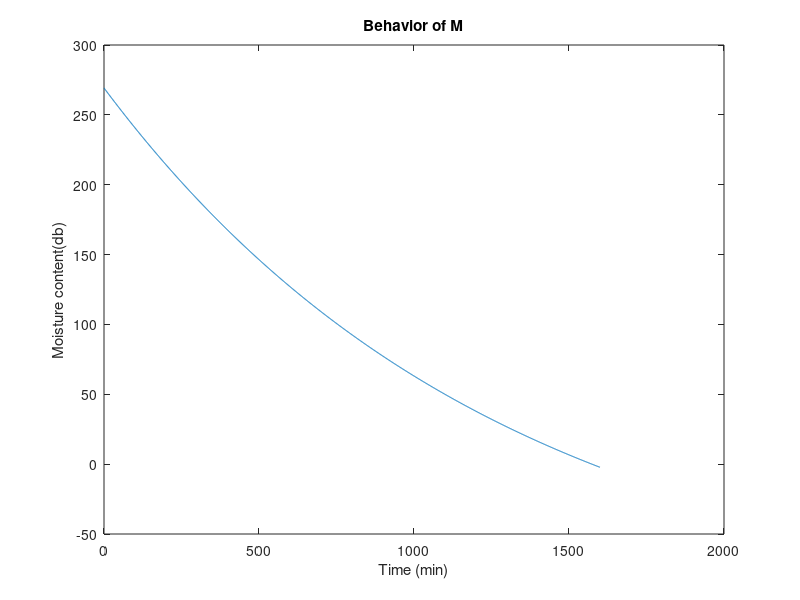

MATLAB code to generate this figure:
clc
clear
close all

Ta=45;
HR_in=0.2;
v_in=0.5;
i=1;

%for Ta=40:65
for t=0:1600    
k(i)=0.003484-0.000222*Ta+0.00000366*Ta^2-0.007085*HR_in+0.00572*HR_in^2+0.002738*v_in-0.001235*v_in^2;
Me(i)=-340.573+5.787472*Ta-193.212*HR_in+238.7285*HR_in^2-22.3649*v_in+32.9541*v_in^2;
M0_Me(i)=584.8448-5.40847*Ta+239.8359*HR_in-260.357*HR_in^2+29.1755*v_in-48.838*v_in^2;
M(i)=Me(i)+(M0_Me(i))*exp(-k(i)*t);
i=i+1;

end
t=0:1600;
%Ta=40:65;
%plot(Ta,k)
plot(t,M);title('Behavior of M');xlabel('Time (min)');ylabel('Moisture content(db)')
